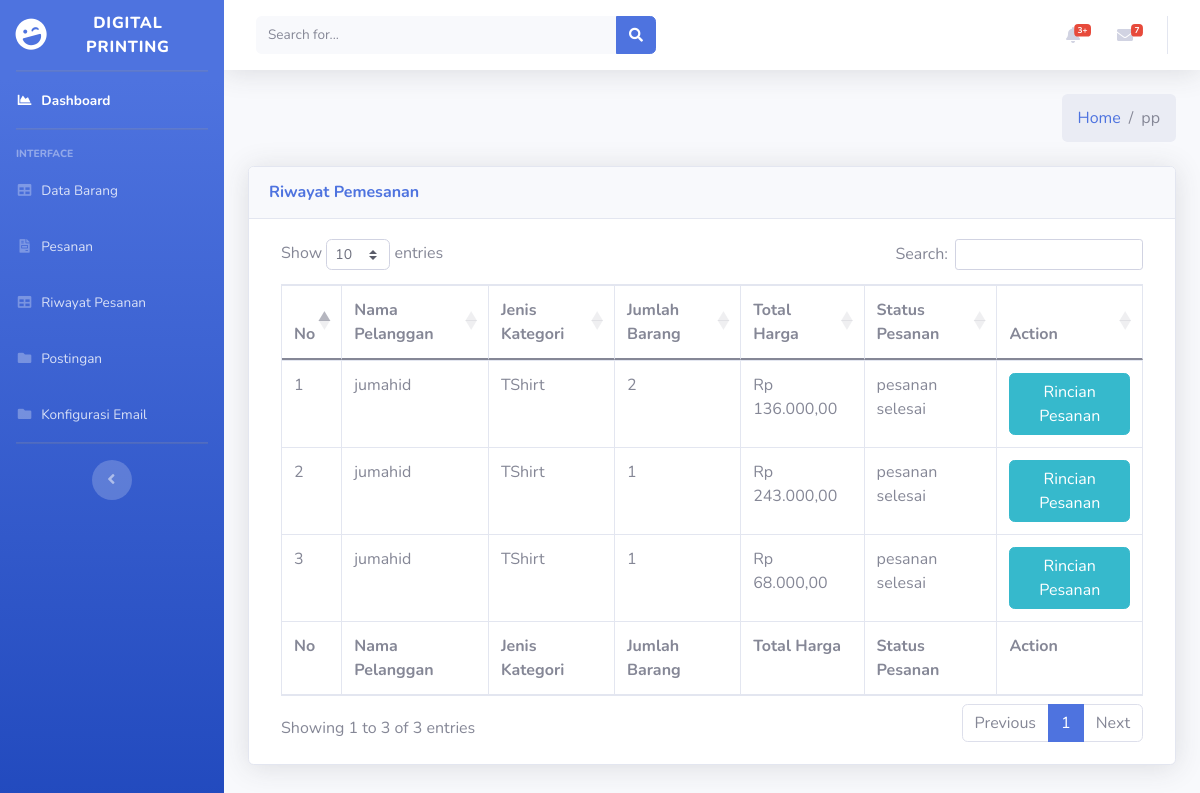
/index.php/admin/HistoriPesanan, run on an earlier commit of the app's database.
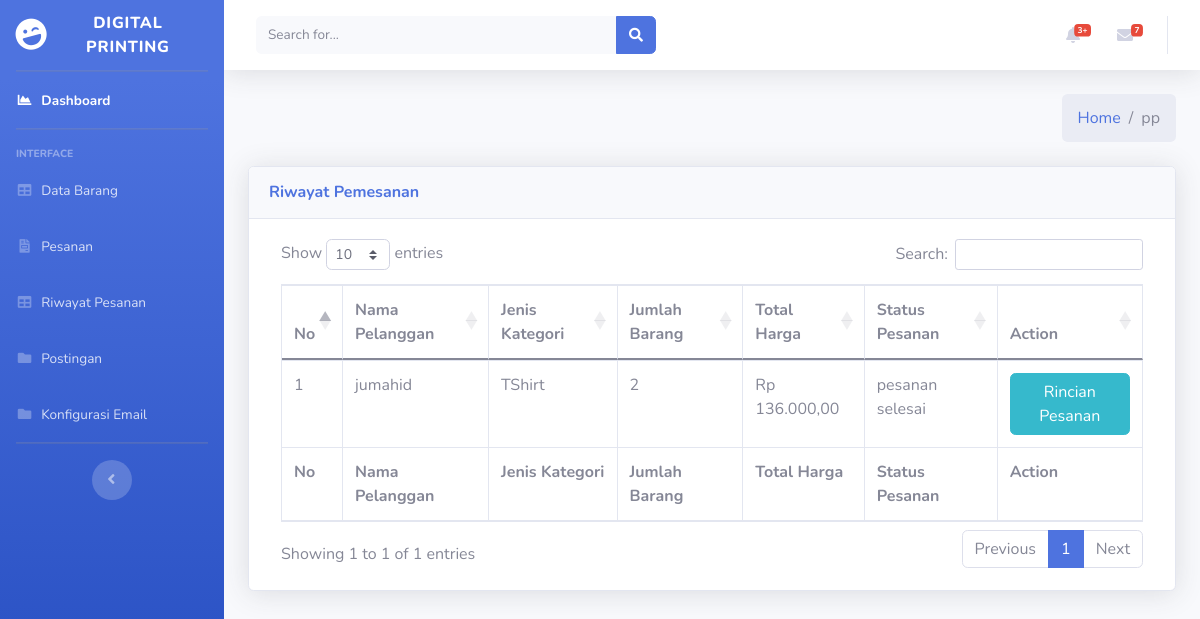
And on a later commit of the database.
### tables this page shows
CREATE TABLE `pemesanan` (
  `id_pesanan` int(11) NOT NULL,
  `id_barang` int(11) NOT NULL,
  `id_kategori` int(11) NOT NULL,
  `ukuran_s` int(11) NOT NULL,
  `ukuran_m` int(11) NOT NULL,
  `ukuran_l` int(11) NOT NULL,
  `ukuran_xl` int(11) NOT NULL,
  `ukuran_xxl` int(11) NOT NULL,
  `ukuran_3xl` int(11) NOT NULL,
  `jumlah_barang` int(11) NOT NULL,
  `harga_paket` int(11) NOT NULL,
  `total_harga` int(250) NOT NULL,
  `status_pesanan` varchar(250) NOT NULL,
  `tanggal_checkout` date DEFAULT NULL,
  `desain_produk` varchar(250) NOT NULL,
  `id_user` int(11) NOT NULL,
  `id_bayar` int(11) NOT NULL
);

CREATE TABLE `user` (
  `id_user` int(11) NOT NULL,
  `role_id` int(11) NOT NULL,
  `username` varchar(255) NOT NULL,
  `email` varchar(255) NOT NULL,
  `password` varchar(255) NOT NULL,
  `alamat` varchar(255) NOT NULL,
  `created_at` varchar(255) NOT NULL,
  `status` int(11) NOT NULL
);

CREATE TABLE `kategori` (
  `id_kategori` int(11) NOT NULL,
  `nama_kategori` varchar(250) NOT NULL,
  `gambar_kategori` varchar(250) NOT NULL,
  `list_paket` varchar(250) NOT NULL,
  `mulai_harga` varchar(250) DEFAULT '0',
  `deskripsi` text
);

### application/controllers/Admin.php (called while the page is built, shortened)
<?php
class Admin extends CI_Controller
{
    public function __construct()
    {
        $this->load->model('Admin_model');
        $this->load->model('Konsumen_model');
    }
    public function HistoriPesanan()
    {
        $data['title'] = 'Riwayat Pesanan';
        $data['admindata'] = $this->Admin_model->getAdmin();
        $data['pesanan'] = $this->Admin_model->getAllPesananHistory();
        $this->load->view('templates/header', $data);
        $this->load->view('templates/sidebar', $data);
        $this->load->view('admin/historiPesanan', $data);
        $this->load->view('templates/footer', $data);
    }
}

### index.php (called while the page is built, shortened)
<?php
require_once BASEPATH.'core/CodeIgniter.php';

### application/models/Admin_model.php (called while the page is built, shortened)
<?php
class Admin_model extends CI_model
{
    public function getAllPesananHistory()
    {
        $this->db->select('pemesanan.*,user.username,kategori.nama_kategori,pembayaran.nama_pemesan,pembayaran.jenis_bayar,pembayaran.bukti_bayar,pembayaran.bukti_dp, SUM(jumlah_barang) jmlBarang,SUM(total_bayar) total_bayar');
        $this->db->from('pembayaran');
        $this->db->join('pemesanan', 'pembayaran.id_bayar = pemesanan.id_bayar');
        $this->db->join('kategori', 'pemesanan.id_kategori = kategori.id_kategori');
        $this->db->join('user', 'user.id_user = pemesanan.id_user');
        $this->db->where('pemesanan.id_bayar !=', 0);
        $this->db->group_by('pemesanan.id_pesanan');
        return $this->db->get()->result_array();
    }
}

### application/views/admin/historiPesanan.php (the view, shortened to what this page needs)
<div class="content-wrapper">
    <div class="content-header">
        <div class="container-fluid">
            <div class="row mb-2">
                <div class="col-sm-6">
                </div>
                <div class="col-sm-6">
                    <ol class="breadcrumb float-sm-right">
                        <li class="breadcrumb-item"><a href="<?php echo base_url(
                            'Barang/index/'
                        ); ?>">Home</a></li>
                        <li class="breadcrumb-item active">pp</li>
                    </ol>
                </div>
            </div>
        </div>
    </div>
    <div class="content">
        <div class="container-fluid">
            <div class="card shadow mb-4">
                <div class="card-header py-3">
                    <h6 class="m-0 font-weight-bold text-primary">Riwayat Pemesanan</h6>
                </div>
                <div class="card-body">
                    <div class="table-responsive">
                        <div class="dataTables_wrapper dt-bootstrap4" id="dataTable_wrapper">
                            <div class="row">
                                <div class="col-sm-12"></div>
                                    <table id="example" class="table table-bordered dataTable" style="width:100%;">
                                        <thead>
                                            <tr>
                                                <th>No</th>
                                                <th>Nama Pelanggan</th>
                                                <th>Jenis Kategori</th>
                                                <th>Jumlah Barang</th>
                                                <th>Total Harga</th>
                                                <th>Status Pesanan</th>
                                                <th>Action</th>
                                            </tr>
                                        </thead>
                                        <tbody>
                                            <?php
                                            $no = 1;
                                            foreach ($pesanan as $a):
                                                if ($a['status_pesanan'] == "pesanan selesai" || $a['status_pesanan'] == 'dibatalkan') {
                                                $hasil_rupiah =
                                                    'Rp ' .
                                                    number_format($a['total_bayar'], 2, ',', '.'); ?>
                                            <tr>
                                                <td><?= $no++ ?></td>
                                                <td><?= $a['username'] ?></td>
                                                <td><?= $a['nama_kategori'] ?> </td>
                                                <td><?= $a['jmlBarang'] ?> </td>
                                                <td><?= $hasil_rupiah ?> </td>
                                                <td><?= $a['status_pesanan'] ?> </td>
                                                <td>
                                                    <center>
                                                        <a href="<?= base_url('admin/detailPesanan/') .
                                                            $a['id_pesanan'] ?>" class="btn btn-info">Rincian Pesanan</a>
                                                    </center>
                                                </td>
                                            </tr>
                                            <?php
                                            }
                                            endforeach;
                                            ?>
                                        </tbody>
                                        <tfoot>
                                            <tr>
                                                <th>No</th>
                                                <th>Nama Pelanggan</th>
                                                <th>Jenis Kategori</th>
                                                <th>Jumlah Barang</th>
                                                <th>Total Harga</th>
                                                <th>Status Pesanan</th>
                                                <th>Action</th>
                                            </tr>
                                        </tfoot>
                                    </table>
                                </div>
                            </div>
                        </div>
                    </div>
                </div>
            </div>
        </div>
    </div>
</div>

### application/views/templates/header.php (shortened to what this page needs)
<!DOCTYPE html>
<html lang="en">
<head>
	<link rel="stylesheet" href="https://cdnjs.cloudflare.com/ajax/libs/twitter-bootstrap/4.5.2/css/bootstrap.css">
	<link rel="stylesheet" href="https://cdn.datatables.net/1.10.23/css/dataTables.bootstrap4.min.css">
	<link href="https://cdn.jsdelivr.net/npm/bootstrap@5.0.0-beta1/dist/css/bootstrap.min.css" rel="stylesheet">
	<link href="<?php echo base_url() ?>assets/vendor/fontawesome-free/css/all.min.css" rel="stylesheet" type="text/css">
	<link href="<?php echo base_url() ?>assets/css/sb-admin-2.min.css" rel="stylesheet">
</head>
<body id="page-top">
	<div id="wrapper">
		<ul class="navbar-nav bg-gradient-primary sidebar sidebar-dark accordion" id="accordionSidebar">
			<a class="sidebar-brand d-flex align-items-center justify-content-center" href="<?php echo base_url('Admin/index') ?>">
				<div class="sidebar-brand-icon rotate-n-15">
					<i class="fas fa-laugh-wink"></i>
				</div>
				<div class="sidebar-brand-text mx-3">Digital Printing</div>
			</a>
			<hr class="sidebar-divider my-0">
			<li class="nav-item active">
				<a class="nav-link" href="<?php echo base_url('Admin/index') ?>">
					<i class="fas fa-fw fa-chart-area"></i>
					<span>Dashboard</span></a>
			</li>
			<hr class="sidebar-divider">
			<div class="sidebar-heading">
				Interface
			</div>
			<li class="nav-item">
				<a class="nav-link" href="<?php echo base_url('admin/barang'); ?>">
					<i class="fas fa-fw fa-table"></i>
					<span>Data Barang</span></a>
			</li>
			<li class="nav-item">
				<a class="nav-link" href="<?php echo base_url('admin/daftarPesanan'); ?>">
					<i class="fas fa-fw fa-file-invoice"></i>
					<span>Pesanan</span>
				</a>
			</li>
			<li class="nav-item">
				<a class="nav-link" href="<?= base_url('admin/HistoriPesanan') ?>">
					<i class="fas fa-fw fa-table"></i>
					<span>Riwayat Pesanan</span></a>
			</li>
			<li class="nav-item">
				<a class="nav-link" href="<?= base_url('admin/postingan') ?>">
					<i class="fas fa-fw fa-folder"></i>
					<span>Postingan</span></a>
			</li>
			<li class="nav-item">
				<a class="nav-link" href="<?= base_url('admin/email') ?>">
					<i class="fas fa-fw fa-folder"></i>
					<span>Konfigurasi Email</span></a>
			</li>
			<hr class="sidebar-divider d-none d-md-block">
			<div class="text-center d-none d-md-inline">
				<button class="rounded-circle border-0" id="sidebarToggle"></button>
			</div>
		</ul>

### application/views/templates/sidebar.php (shortened to what this page needs)
<div id="content-wrapper" class="d-flex flex-column">
  <div id="content">
    <nav class="navbar navbar-expand navbar-light bg-white topbar mb-4 static-top shadow">
      <form class="d-none d-sm-inline-block form-inline mr-auto ml-md-3 my-2 my-md-0 mw-100 navbar-search">
        <div class="input-group">
          <input type="text" class="form-control bg-light border-0 small" placeholder="Search for..." aria-label="Search" aria-describedby="basic-addon2">
          <div class="input-group-append">
            <button class="btn btn-primary" type="button">
              <i class="fas fa-search fa-sm"></i>
            </button>
          </div>
        </div>
      </form>
      <ul class="navbar-nav ml-auto">
        <li class="nav-item dropdown no-arrow mx-1">
          <a class="nav-link dropdown-toggle" href="#" id="alertsDropdown" role="button" data-toggle="dropdown" aria-haspopup="true" aria-expanded="false">
            <i class="fas fa-bell fa-fw"></i>
            <span class="badge badge-danger badge-counter">3+</span>
          </a>
        </li>
        <li class="nav-item dropdown no-arrow mx-1">
          <a class="nav-link dropdown-toggle" href="#" id="messagesDropdown" role="button" data-toggle="dropdown" aria-haspopup="true" aria-expanded="false">
            <i class="fas fa-envelope fa-fw"></i>
            <span class="badge badge-danger badge-counter">7</span>
          </a>
        </li>
      </ul>
    </nav>

### application/views/templates/footer.php (shortened to what this page needs)
</div>
</div>
</body>
</html>

What changed in the data, as far as the page shows it:
removed pemesanan: id_user.username "jumahid", id_kategori.nama_kategori "TShirt", jmlBarang "1", hasil_rupiah "Rp 243.000,00", status_pesanan "pesanan selesai"
removed pemesanan: id_user.username "jumahid", id_kategori.nama_kategori "TShirt", jmlBarang "1", hasil_rupiah "Rp 68.000,00", status_pesanan "pesanan selesai"
Also different on the page:
text written by a page script: "Show entries Search: Showing 1 to 3 of 3 entries Previous 1 Next" → "Show entries Search: Showing 1 to 1 of 1 entries Previous 1 Next"
